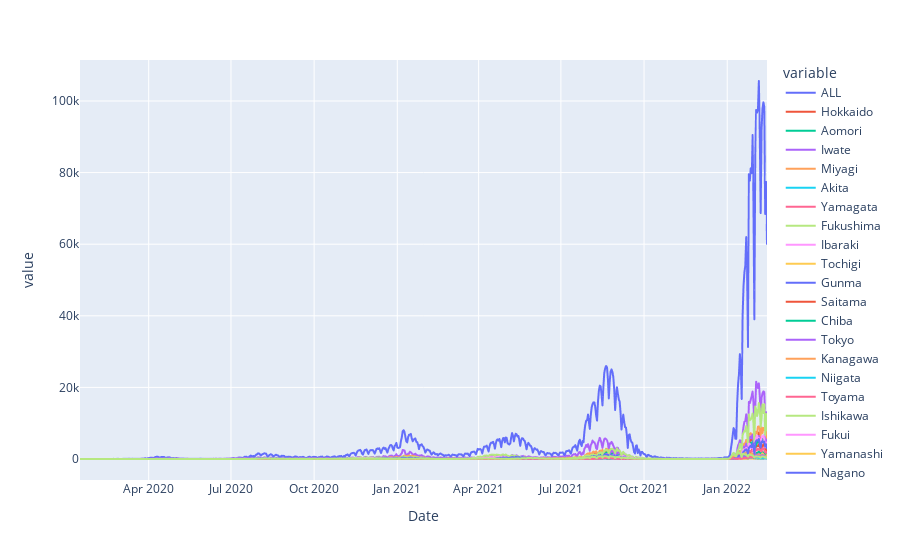

Source (notebook cell):
### Code cell
px.line(df, )

### Figure 1 — Plotly figure (JSON) as saved in the notebook; plotly's stock layout.template omitted (floating-point values rounded to 4 significant figures; data arrays with more than 128 entries replaced by an {"elided": "..."} marker saying what was removed)
{"data": [{"hovertemplate": "variable=ALL<br>Date=%{x}<br>value=%{y}<extra></extra>", "legendgroup": "ALL", "line": {"color": "#636efa", "dash": "solid"}, "marker": {"symbol": "circle"}, "mode": "lines", "name": "ALL", "showlegend": true, "type": "scattergl", "x": {"elided": "761 str values"}, "xaxis": "x", "y": {"elided": "761 int values"}, "yaxis": "y"}, {"hovertemplate": "variable=Hokkaido<br>Date=%{x}<br>value=%{y}<extra></extra>", "legendgroup": "Hokkaido", "line": {"color": "#EF553B", "dash": "solid"}, "marker": {"symbol": "circle"}, "mode": "lines", "name": "Hokkaido", "showlegend": true, "type": "scattergl", "x": {"elided": "761 str values"}, "xaxis": "x", "y": {"elided": "761 int values"}, "yaxis": "y"}, {"hovertemplate": "variable=Aomori<br>Date=%{x}<br>value=%{y}<extra></extra>", "legendgroup": "Aomori", "line": {"color": "#00cc96", "dash": "solid"}, "marker": {"symbol": "circle"}, "mode": "lines", "name": "Aomori", "showlegend": true, "type": "scattergl", "x": {"elided": "761 str values"}, "xaxis": "x", "y": {"elided": "761 int values"}, "yaxis": "y"}, {"hovertemplate": "variable=Iwate<br>Date=%{x}<br>value=%{y}<extra></extra>", "legendgroup": "Iwate", "line": {"color": "#ab63fa", "dash": "solid"}, "marker": {"symbol": "circle"}, "mode": "lines", "name": "Iwate", "showlegend": true, "type": "scattergl", "x": {"elided": "761 str values"}, "xaxis": "x", "y": {"elided": "761 int values"}, "yaxis": "y"}, {"hovertemplate": "variable=Miyagi<br>Date=%{x}<br>value=%{y}<extra></extra>", "legendgroup": "Miyagi", "line": {"color": "#FFA15A", "dash": "solid"}, "marker": {"symbol": "circle"}, "mode": "lines", "name": "Miyagi", "showlegend": true, "type": "scattergl", "x": {"elided": "761 str values"}, "xaxis": "x", "y": {"elided": "761 int values"}, "yaxis": "y"}, {"hovertemplate": "variable=Akita<br>Date=%{x}<br>value=%{y}<extra></extra>", "legendgroup": "Akita", "line": {"color": "#19d3f3", "dash": "solid"}, "marker": {"symbol": "circle"}, "mode": "lines", "name": "Akita", "showlegend": true, "type": "scattergl", "x": {"elided": "761 str values"}, "xaxis": "x", "y": {"elided": "761 int values"}, "yaxis": "y"}, {"hovertemplate": "variable=Yamagata<br>Date=%{x}<br>value=%{y}<extra></extra>", "legendgroup": "Yamagata", "line": {"color": "#FF6692", "dash": "solid"}, "marker": {"symbol": "circle"}, "mode": "lines", "name": "Yamagata", "showlegend": true, "type": "scattergl", "x": {"elided": "761 str values"}, "xaxis": "x", "y": {"elided": "761 int values"}, "yaxis": "y"}, {"hovertemplate": "variable=Fukushima<br>Date=%{x}<br>value=%{y}<extra></extra>", "legendgroup": "Fukushima", "line": {"color": "#B6E880", "dash": "solid"}, "marker": {"symbol": "circle"}, "mode": "lines", "name": "Fukushima", "showlegend": true, "type": "scattergl", "x": {"elided": "761 str values"}, "xaxis": "x", "y": {"elided": "761 int values"}, "yaxis": "y"}, {"hovertemplate": "variable=Ibaraki<br>Date=%{x}<br>value=%{y}<extra></extra>", "legendgroup": "Ibaraki", "line": {"color": "#FF97FF", "dash": "solid"}, "marker": {"symbol": "circle"}, "mode": "lines", "name": "Ibaraki", "showlegend": true, "type": "scattergl", "x": {"elided": "761 str values"}, "xaxis": "x", "y": {"elided": "761 int values"}, "yaxis": "y"}, {"hovertemplate": "variable=Tochigi<br>Date=%{x}<br>value=%{y}<extra></extra>", "legendgroup": "Tochigi", "line": {"color": "#FECB52", "dash": "solid"}, "marker": {"symbol": "circle"}, "mode": "lines", "name": "Tochigi", "showlegend": true, "type": "scattergl", "x": {"elided": "761 str values"}, "xaxis": "x", "y": {"elided": "761 int values"}, "yaxis": "y"}, {"hovertemplate": "variable=Gunma<br>Date=%{x}<br>value=%{y}<extra></extra>", "legendgroup": "Gunma", "line": {"color": "#636efa", "dash": "solid"}, "marker": {"symbol": "circle"}, "mode": "lines", "name": "Gunma", "showlegend": true, "type": "scattergl", "x": {"elided": "761 str values"}, "xaxis": "x", "y": {"elided": "761 int values"}, "yaxis": "y"}, {"hovertemplate": "variable=Saitama<br>Date=%{x}<br>value=%{y}<extra></extra>", "legendgroup": "Saitama", "line": {"color": "#EF553B", "dash": "solid"}, "marker": {"symbol": "circle"}, "mode": "lines", "name": "Saitama", "showlegend": true, "type": "scattergl", "x": {"elided": "761 str values"}, "xaxis": "x", "y": {"elided": "761 int values"}, "yaxis": "y"}, {"hovertemplate": "variable=Chiba<br>Date=%{x}<br>value=%{y}<extra></extra>", "legendgroup": "Chiba", "line": {"color": "#00cc96", "dash": "solid"}, "marker": {"symbol": "circle"}, "mode": "lines", "name": "Chiba", "showlegend": true, "type": "scattergl", "x": {"elided": "761 str values"}, "xaxis": "x", "y": {"elided": "761 int values"}, "yaxis": "y"}, {"hovertemplate": "variable=Tokyo<br>Date=%{x}<br>value=%{y}<extra></extra>", "legendgroup": "Tokyo", "line": {"color": "#ab63fa", "dash": "solid"}, "marker": {"symbol": "circle"}, "mode": "lines", "name": "Tokyo", "showlegend": true, "type": "scattergl", "x": {"elided": "761 str values"}, "xaxis": "x", "y": {"elided": "761 int values"}, "yaxis": "y"}, {"hovertemplate": "variable=Kanagawa<br>Date=%{x}<br>value=%{y}<extra></extra>", "legendgroup": "Kanagawa", "line": {"color": "#FFA15A", "dash": "solid"}, "marker": {"symbol": "circle"}, "mode": "lines", "name": "Kanagawa", "showlegend": true, "type": "scattergl", "x": {"elided": "761 str values"}, "xaxis": "x", "y": {"elided": "761 int values"}, "yaxis": "y"}, {"hovertemplate": "variable=Niigata<br>Date=%{x}<br>value=%{y}<extra></extra>", "legendgroup": "Niigata", "line": {"color": "#19d3f3", "dash": "solid"}, "marker": {"symbol": "circle"}, "mode": "lines", "name": "Niigata", "showlegend": true, "type": "scattergl", "x": {"elided": "761 str values"}, "xaxis": "x", "y": {"elided": "761 int values"}, "yaxis": "y"}, {"hovertemplate": "variable=Toyama<br>Date=%{x}<br>value=%{y}<extra></extra>", "legendgroup": "Toyama", "line": {"color": "#FF6692", "dash": "solid"}, "marker": {"symbol": "circle"}, "mode": "lines", "name": "Toyama", "showlegend": true, "type": "scattergl", "x": {"elided": "761 str values"}, "xaxis": "x", "y": {"elided": "761 int values"}, "yaxis": "y"}, {"hovertemplate": "variable=Ishikawa<br>Date=%{x}<br>value=%{y}<extra></extra>", "legendgroup": "Ishikawa", "line": {"color": "#B6E880", "dash": "solid"}, "marker": {"symbol": "circle"}, "mode": "lines", "name": "Ishikawa", "showlegend": true, "type": "scattergl", "x": {"elided": "761 str values"}, "xaxis": "x", "y": {"elided": "761 int values"}, "yaxis": "y"}, {"hovertemplate": "variable=Fukui<br>Date=%{x}<br>value=%{y}<extra></extra>", "legendgroup": "Fukui", "line": {"color": "#FF97FF", "dash": "solid"}, "marker": {"symbol": "circle"}, "mode": "lines", "name": "Fukui", "showlegend": true, "type": "scattergl", "x": {"elided": "761 str values"}, "xaxis": "x", "y": {"elided": "761 int values"}, "yaxis": "y"}, {"hovertemplate": "variable=Yamanashi<br>Date=%{x}<br>value=%{y}<extra></extra>", "legendgroup": "Yamanashi", "line": {"color": "#FECB52", "dash": "solid"}, "marker": {"symbol": "circle"}, "mode": "lines", "name": "Yamanashi", "showlegend": true, "type": "scattergl", "x": {"elided": "761 str values"}, "xaxis": "x", "y": {"elided": "761 int values"}, "yaxis": "y"}, {"hovertemplate": "variable=Nagano<br>Date=%{x}<br>value=%{y}<extra></extra>", "legendgroup": "Nagano", "line": {"color": "#636efa", "dash": "solid"}, "marker": {"symbol": "circle"}, "mode": "lines", "name": "Nagano", "showlegend": true, "type": "scattergl", "x": {"elided": "761 str values"}, "xaxis": "x", "y": {"elided": "761 int values"}, "yaxis": "y"}, {"hovertemplate": "variable=Gifu<br>Date=%{x}<br>value=%{y}<extra></extra>", "legendgroup": "Gifu", "line": {"color": "#EF553B", "dash": "solid"}, "marker": {"symbol": "circle"}, "mode": "lines", "name": "Gifu", "showlegend": true, "type": "scattergl", "x": {"elided": "761 str values"}, "xaxis": "x", "y": {"elided": "761 int values"}, "yaxis": "y"}, {"hovertemplate": "variable=Shizuoka<br>Date=%{x}<br>value=%{y}<extra></extra>", "legendgroup": "Shizuoka", "line": {"color": "#00cc96", "dash": "solid"}, "marker": {"symbol": "circle"}, "mode": "lines", "name": "Shizuoka", "showlegend": true, "type": "scattergl", "x": {"elided": "761 str values"}, "xaxis": "x", "y": {"elided": "761 int values"}, "yaxis": "y"}, {"hovertemplate": "variable=Aichi<br>Date=%{x}<br>value=%{y}<extra></extra>", "legendgroup": "Aichi", "line": {"color": "#ab63fa", "dash": "solid"}, "marker": {"symbol": "circle"}, "mode": "lines", "name": "Aichi", "showlegend": true, "type": "scattergl", "x": {"elided": "761 str values"}, "xaxis": "x", "y": {"elided": "761 int values"}, "yaxis": "y"}, {"hovertemplate": "variable=Mie<br>Date=%{x}<br>value=%{y}<extra></extra>", "legendgroup": "Mie", "line": {"color": "#FFA15A", "dash": "solid"}, "marker": {"symbol": "circle"}, "mode": "lines", "name": "Mie", "showlegend": true, "type": "scattergl", "x": {"elided": "761 str values"}, "xaxis": "x", "y": {"elided": "761 int values"}, "yaxis": "y"}, {"hovertemplate": "variable=Shiga<br>Date=%{x}<br>value=%{y}<extra></extra>", "legendgroup": "Shiga", "line": {"color": "#19d3f3", "dash": "solid"}, "marker": {"symbol": "circle"}, "mode": "lines", "name": "Shiga", "showlegend": true, "type": "scattergl", "x": {"elided": "761 str values"}, "xaxis": "x", "y": {"elided": "761 int values"}, "yaxis": "y"}, {"hovertemplate": "variable=Kyoto<br>Date=%{x}<br>value=%{y}<extra></extra>", "legendgroup": "Kyoto", "line": {"color": "#FF6692", "dash": "solid"}, "marker": {"symbol": "circle"}, "mode": "lines", "name": "Kyoto", "showlegend": true, "type": "scattergl", "x": {"elided": "761 str values"}, "xaxis": "x", "y": {"elided": "761 int values"}, "yaxis": "y"}, {"hovertemplate": "variable=Osaka<br>Date=%{x}<br>value=%{y}<extra></extra>", "legendgroup": "Osaka", "line": {"color": "#B6E880", "dash": "solid"}, "marker": {"symbol": "circle"}, "mode": "lines", "name": "Osaka", "showlegend": true, "type": "scattergl", "x": {"elided": "761 str values"}, "xaxis": "x", "y": {"elided": "761 int values"}, "yaxis": "y"}, {"hovertemplate": "variable=Hyogo<br>Date=%{x}<br>value=%{y}<extra></extra>", "legendgroup": "Hyogo", "line": {"color": "#FF97FF", "dash": "solid"}, "marker": {"symbol": "circle"}, "mode": "lines", "name": "Hyogo", "showlegend": true, "type": "scattergl", "x": {"elided": "761 str values"}, "xaxis": "x", "y": {"elided": "761 int values"}, "yaxis": "y"}, {"hovertemplate": "variable=Nara<br>Date=%{x}<br>value=%{y}<extra></extra>", "legendgroup": "Nara", "line": {"color": "#FECB52", "dash": "solid"}, "marker": {"symbol": "circle"}, "mode": "lines", "name": "Nara", "showlegend": true, "type": "scattergl", "x": {"elided": "761 str values"}, "xaxis": "x", "y": {"elided": "761 int values"}, "yaxis": "y"}, {"hovertemplate": "variable=Wakayama<br>Date=%{x}<br>value=%{y}<extra></extra>", "legendgroup": "Wakayama", "line": {"color": "#636efa", "dash": "solid"}, "marker": {"symbol": "circle"}, "mode": "lines", "name": "Wakayama", "showlegend": true, "type": "scattergl", "x": {"elided": "761 str values"}, "xaxis": "x", "y": {"elided": "761 int values"}, "yaxis": "y"}, {"hovertemplate": "variable=Tottori<br>Date=%{x}<br>value=%{y}<extra></extra>", "legendgroup": "Tottori", "line": {"color": "#EF553B", "dash": "solid"}, "marker": {"symbol": "circle"}, "mode": "lines", "name": "Tottori", "showlegend": true, "type": "scattergl", "x": {"elided": "761 str values"}, "xaxis": "x", "y": {"elided": "761 int values"}, "yaxis": "y"}, {"hovertemplate": "variable=Shimane<br>Date=%{x}<br>value=%{y}<extra></extra>", "legendgroup": "Shimane", "line": {"color": "#00cc96", "dash": "solid"}, "marker": {"symbol": "circle"}, "mode": "lines", "name": "Shimane", "showlegend": true, "type": "scattergl", "x": {"elided": "761 str values"}, "xaxis": "x", "y": {"elided": "761 int values"}, "yaxis": "y"}, {"hovertemplate": "variable=Okayama<br>Date=%{x}<br>value=%{y}<extra></extra>", "legendgroup": "Okayama", "line": {"color": "#ab63fa", "dash": "solid"}, "marker": {"symbol": "circle"}, "mode": "lines", "name": "Okayama", "showlegend": true, "type": "scattergl", "x": {"elided": "761 str values"}, "xaxis": "x", "y": {"elided": "761 int values"}, "yaxis": "y"}, {"hovertemplate": "variable=Hiroshima<br>Date=%{x}<br>value=%{y}<extra></extra>", "legendgroup": "Hiroshima", "line": {"color": "#FFA15A", "dash": "solid"}, "marker": {"symbol": "circle"}, "mode": "lines", "name": "Hiroshima", "showlegend": true, "type": "scattergl", "x": {"elided": "761 str values"}, "xaxis": "x", "y": {"elided": "761 int values"}, "yaxis": "y"}, {"hovertemplate": "variable=Yamaguchi<br>Date=%{x}<br>value=%{y}<extra></extra>", "legendgroup": "Yamaguchi", "line": {"color": "#19d3f3", "dash": "solid"}, "marker": {"symbol": "circle"}, "mode": "lines", "name": "Yamaguchi", "showlegend": true, "type": "scattergl", "x": {"elided": "761 str values"}, "xaxis": "x", "y": {"elided": "761 int values"}, "yaxis": "y"}, {"hovertemplate": "variable=Tokushima<br>Date=%{x}<br>value=%{y}<extra></extra>", "legendgroup": "Tokushima", "line": {"color": "#FF6692", "dash": "solid"}, "marker": {"symbol": "circle"}, "mode": "lines", "name": "Tokushima", "showlegend": true, "type": "scattergl", "x": {"elided": "761 str values"}, "xaxis": "x", "y": {"elided": "761 int values"}, "yaxis": "y"}, {"hovertemplate": "variable=Kagawa<br>Date=%{x}<br>value=%{y}<extra></extra>", "legendgroup": "Kagawa", "line": {"color": "#B6E880", "dash": "solid"}, "marker": {"symbol": "circle"}, "mode": "lines", "name": "Kagawa", "showlegend": true, "type": "scattergl", "x": {"elided": "761 str values"}, "xaxis": "x", "y": {"elided": "761 int values"}, "yaxis": "y"}, {"hovertemplate": "variable=Ehime<br>Date=%{x}<br>value=%{y}<extra></extra>", "legendgroup": "Ehime", "line": {"color": "#FF97FF", "dash": "solid"}, "marker": {"symbol": "circle"}, "mode": "lines", "name": "Ehime", "showlegend": true, "type": "scattergl", "x": {"elided": "761 str values"}, "xaxis": "x", "y": {"elided": "761 int values"}, "yaxis": "y"}, {"hovertemplate": "variable=Kochi<br>Date=%{x}<br>value=%{y}<extra></extra>", "legendgroup": "Kochi", "line": {"color": "#FECB52", "dash": "solid"}, "marker": {"symbol": "circle"}, "mode": "lines", "name": "Kochi", "showlegend": true, "type": "scattergl", "x": {"elided": "761 str values"}, "xaxis": "x", "y": {"elided": "761 int values"}, "yaxis": "y"}, {"hovertemplate": "variable=Fukuoka<br>Date=%{x}<br>value=%{y}<extra></extra>", "legendgroup": "Fukuoka", "line": {"color": "#636efa", "dash": "solid"}, "marker": {"symbol": "circle"}, "mode": "lines", "name": "Fukuoka", "showlegend": true, "type": "scattergl", "x": {"elided": "761 str values"}, "xaxis": "x", "y": {"elided": "761 int values"}, "yaxis": "y"}, {"hovertemplate": "variable=Saga<br>Date=%{x}<br>value=%{y}<extra></extra>", "legendgroup": "Saga", "line": {"color": "#EF553B", "dash": "solid"}, "marker": {"symbol": "circle"}, "mode": "lines", "name": "Saga", "showlegend": true, "type": "scattergl", "x": {"elided": "761 str values"}, "xaxis": "x", "y": {"elided": "761 int values"}, "yaxis": "y"}, {"hovertemplate": "variable=Nagasaki<br>Date=%{x}<br>value=%{y}<extra></extra>", "legendgroup": "Nagasaki", "line": {"color": "#00cc96", "dash": "solid"}, "marker": {"symbol": "circle"}, "mode": "lines", "name": "Nagasaki", "showlegend": true, "type": "scattergl", "x": {"elided": "761 str values"}, "xaxis": "x", "y": {"elided": "761 int values"}, "yaxis": "y"}, {"hovertemplate": "variable=Kumamoto<br>Date=%{x}<br>value=%{y}<extra></extra>", "legendgroup": "Kumamoto", "line": {"color": "#ab63fa", "dash": "solid"}, "marker": {"symbol": "circle"}, "mode": "lines", "name": "Kumamoto", "showlegend": true, "type": "scattergl", "x": {"elided": "761 str values"}, "xaxis": "x", "y": {"elided": "761 int values"}, "yaxis": "y"}, {"hovertemplate": "variable=Oita<br>Date=%{x}<br>value=%{y}<extra></extra>", "legendgroup": "Oita", "line": {"color": "#FFA15A", "dash": "solid"}, "marker": {"symbol": "circle"}, "mode": "lines", "name": "Oita", "showlegend": true, "type": "scattergl", "x": {"elided": "761 str values"}, "xaxis": "x", "y": {"elided": "761 int values"}, "yaxis": "y"}, {"hovertemplate": "variable=Miyazaki<br>Date=%{x}<br>value=%{y}<extra></extra>", "legendgroup": "Miyazaki", "line": {"color": "#19d3f3", "dash": "solid"}, "marker": {"symbol": "circle"}, "mode": "lines", "name": "Miyazaki", "showlegend": true, "type": "scattergl", "x": {"elided": "761 str values"}, "xaxis": "x", "y": {"elided": "761 int values"}, "yaxis": "y"}, {"hovertemplate": "variable=Kagoshima<br>Date=%{x}<br>value=%{y}<extra></extra>", "legendgroup": "Kagoshima", "line": {"color": "#FF6692", "dash": "solid"}, "marker": {"symbol": "circle"}, "mode": "lines", "name": "Kagoshima", "showlegend": true, "type": "scattergl", "x": {"elided": "761 str values"}, "xaxis": "x", "y": {"elided": "761 int values"}, "yaxis": "y"}, {"hovertemplate": "variable=Okinawa<br>Date=%{x}<br>value=%{y}<extra></extra>", "legendgroup": "Okinawa", "line": {"color": "#B6E880", "dash": "solid"}, "marker": {"symbol": "circle"}, "mode": "lines", "name": "Okinawa", "showlegend": true, "type": "scattergl", "x": {"elided": "761 str values"}, "xaxis": "x", "y": {"elided": "761 int values"}, "yaxis": "y"}], "layout": {"autosize": true, "legend": {"title": {"text": "variable"}, "tracegroupgap": 0}, "margin": {"t": 60}, "xaxis": {"anchor": "y", "autorange": true, "domain": [0, 1], "range": ["2020-01-16", "2022-02-14"], "title": {"text": "Date"}, "type": "date"}, "yaxis": {"anchor": "x", "autorange": true, "domain": [0, 1], "range": [-5866.0, 111400.0], "title": {"text": "value"}, "type": "linear"}}}
